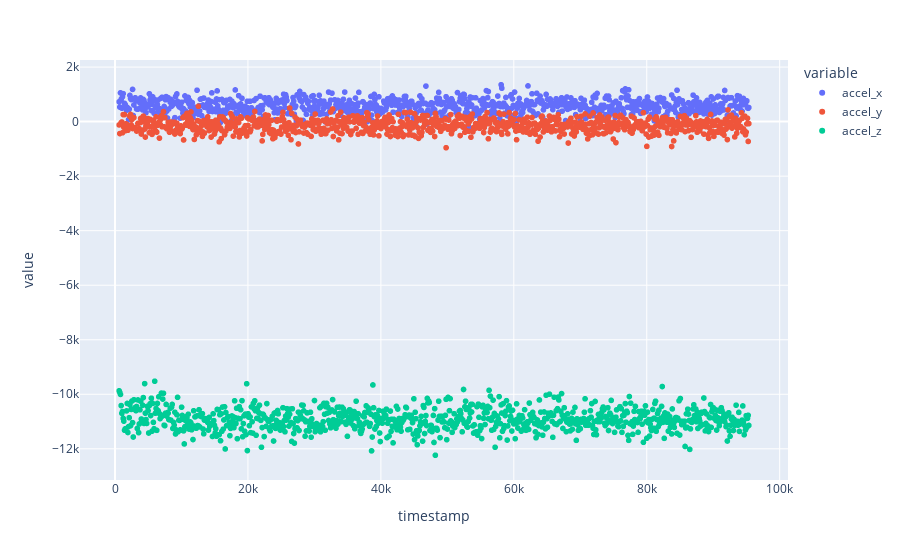

This figure's notebook cell:
### Code cell
import plotly.express as px
import pandas as pd
from IPython.display import clear_output

try:
    with open("collected_ImuData.csv") as f:
        raw_data = pd.read_csv(f)
except FileNotFoundError:
    # VSCode defaults to running in the working directory of the root project so we need a different path
    with open("companion_app/collected_ImuData.csv") as f:
        raw_data = pd.read_csv(f)



data = raw_data.loc[raw_data.reset_idx == max(raw_data.reset_idx)]

# data.accel_x[data.accel_x >= 2**13] = data.accel_x[data.accel_x >= 2**13] - 2**14
# data.accel_y[data.accel_y >= 2**13] = data.accel_y[data.accel_y >= 2**13] - 2**14
# data.accel_z[data.accel_z >= 2**13] = data.accel_z[data.accel_z >= 2**13] - 2**14

# data.gyro_x[data.gyro_x >= 2**21] = data.gyro_x[data.gyro_x >= 2**21] - 2**22
# data.gyro_y[data.gyro_y >= 2**21] = data.gyro_y[data.gyro_y >= 2**21] - 2**22
# data.gyro_z[data.gyro_z >= 2**21] = data.gyro_z[data.gyro_z >= 2**21] - 2**22
plot_fields = ["accel_x", "accel_y", "accel_z"]
fig = px.scatter(data, x="timestamp", y=plot_fields)
# fig = px.scatter(data, x="timestamp", y=["gyro_x", "gyro_y", "gyro_z"])
fig.show()
TRY_WEIRD_TIMING_TO_DO_LIVE_UPDATING = True
if TRY_WEIRD_TIMING_TO_DO_LIVE_UPDATING:
    import time
    for idx in range(5, len(data.timestamp)):
        
        fig = px.scatter(data.loc[1:idx,:], x="timestamp", y=plot_fields)
        clear_output(wait=True)
        fig.show()
        time.sleep(0.5)

### Figure 1 — Plotly figure (JSON) as saved in the notebook; plotly's stock layout.template omitted (floating-point values rounded to 4 significant figures; data arrays with more than 128 entries replaced by an {"elided": "..."} marker saying what was removed)
{"data": [{"hovertemplate": "variable=accel_x<br>timestamp=%{x}<br>value=%{y}<extra></extra>", "legendgroup": "accel_x", "marker": {"color": "#636efa", "symbol": "circle"}, "mode": "markers", "name": "accel_x", "showlegend": true, "type": "scattergl", "x": {"elided": "939 int values"}, "xaxis": "x", "y": {"elided": "939 int values"}, "yaxis": "y"}, {"hovertemplate": "variable=accel_y<br>timestamp=%{x}<br>value=%{y}<extra></extra>", "legendgroup": "accel_y", "marker": {"color": "#EF553B", "symbol": "circle"}, "mode": "markers", "name": "accel_y", "showlegend": true, "type": "scattergl", "x": {"elided": "939 int values"}, "xaxis": "x", "y": {"elided": "939 int values"}, "yaxis": "y"}, {"hovertemplate": "variable=accel_z<br>timestamp=%{x}<br>value=%{y}<extra></extra>", "legendgroup": "accel_z", "marker": {"color": "#00cc96", "symbol": "circle"}, "mode": "markers", "name": "accel_z", "showlegend": true, "type": "scattergl", "x": {"elided": "939 int values"}, "xaxis": "x", "y": {"elided": "939 int values"}, "yaxis": "y"}], "layout": {"legend": {"title": {"text": "variable"}, "tracegroupgap": 0}, "margin": {"t": 60}, "xaxis": {"anchor": "y", "domain": [0, 1], "title": {"text": "timestamp"}}, "yaxis": {"anchor": "x", "domain": [0, 1], "title": {"text": "value"}}}}
